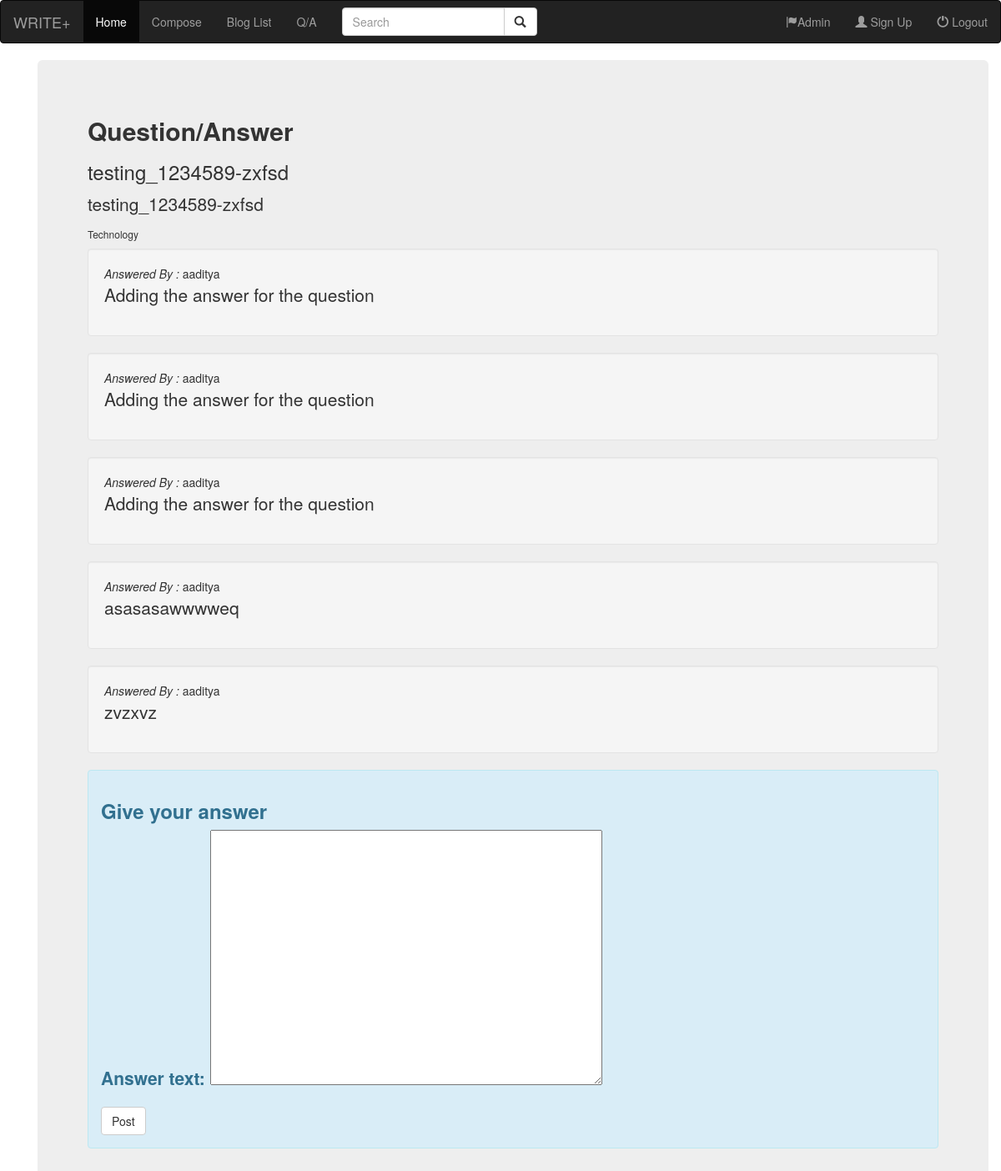
/questans/answer/1/question/ (signed in), run on the app's committed database.
### questans/models.py (models this page shows, shortened)
class Questions(models.Model):
        user = models.ForeignKey(settings.AUTH_USER_MODEL, on_delete=models.CASCADE, null=True, blank=True)
        title = models.TextField()
        group = models.ForeignKey('QuestionGroups', on_delete=models.CASCADE, null=True, blank=True)
        created_on = models.DateTimeField(auto_now=True)
        updated_on = models.DateTimeField(auto_now_add=True)
        slug = models.SlugField()

class QuestionGroups(models.Model):
    name = models.CharField(max_length=100)
    def __str__(self):
        return self.name

class Answers(models.Model):
    user = models.ForeignKey(settings.AUTH_USER_MODEL, on_delete=models.CASCADE)
    question = models.ForeignKey(Questions, on_delete=models.CASCADE)
    answer_text = models.TextField()
    is_anonymous = models.BooleanField(default=False)

### questans/views.py (the view)
# urls.py: path('answer/<int:pk>/question/', views.answer_question, name='answer_question'),
def answer_question(request,pk):
    question = get_object_or_404(Questions, pk=pk)
    answers =  Answers.objects.filter(question = pk)
    user = User.objects.get(id=request.user.id)
    Notification = apps.get_model('Notification', 'Notification')
    n={
        'user':question.user,
        'title':'Answered to your question',
        'message':request.user.username+' is  answered to your question',
        'viewed':False
    }
    if request.method == 'POST':
        add_answer_form=AnswerForm(data=request.POST)
        if add_answer_form.is_valid():
            a = {
                'user':user,
                'question':question,
                'answer_text':add_answer_form.cleaned_data['answer_text']
                }
            a_insert = Answers(**a)
            a_insert.save()
            n_insert = Notification(**n)
            n_insert.save()
        else:
            print('Form is invalid')
    else:
         add_answer_form=AnswerForm()
    return render(request, 'question_answer/answer_question.html', {'question': question,'answers':answers,'answer_form':add_answer_form})

### questans/form.py
class AnswerForm(forms.ModelForm):
    class Meta():
        model = Answers
        fields =('answer_text',)

### templates/question_answer/answer_question.html (shortened to what this page needs)
{% extends "blogauth/base.html" %}
{% load staticfiles %}
{% block body_block %}
  <div class="container">
    <div class="jumbotron">
        <h2><strong>Question/Answer</strong></h2>
        <h3>{{question.title}}</h3>
        <p>{{ question.slug|linebreaksbr }}</p>
        <h6>{{question.group}}</h6>
        {% for answer in answers %}
        <div class="well">
                <i>Answered By :</i> {{answer.user}}
                <p>{{answer.answer_text}}</p>
            </div>
         {% empty %}
         <p>No one answered yet!</p>
        {% endfor %}
        <div class="alert alert-info">
                <h3><strong>Give your answer</strong></h3>
                <form enctype="multipart/form-data" method="POST" >
                    {{ answer_form.as_p }}
                    <input type="submit" name="" class="save btn btn-default" value="Post">
                  </form>
         </div>
    </div>
  </div>
{% endblock %}

### templates/blogauth/base.html (shortened to what this page needs)
<!DOCTYPE html>
<html>
  <head>
    <link rel="stylesheet" href="https://maxcdn.bootstrapcdn.com/bootstrap/3.3.7/css/bootstrap.min.css">
</head>
  <body>
    <nav class="navbar navbar-inverse">
        <div class="container-fluid">
          <div class="navbar-header">
            <a class="navbar-brand" href="{% url 'index' %}">WRITE+</a>
          </div>
          <ul class="nav navbar-nav">
              {% if user.is_authenticated %}
            <li class="active"><a href="#">Home</a></li>
            <li><a href="{% url 'blogcontent:add_article'%}">Compose</a></li>
            <li><a href="{% url 'blogcontent:post_list'%}">Blog List</a></li>
            <li><a href="{% url 'questans:add_question'%}">Q/A</a></li>
              {% endif %}
          </ul>
          <form class="navbar-form navbar-left" method="POST" action="{% url 'blogcontent:search_content' %}">
            <div class="input-group">
              <input type="text" name="search" class="form-control" placeholder="Search">
              <div class="input-group-btn">
                <button class="btn btn-default" type="submit">
                  <i class="glyphicon glyphicon-search"></i>
                </button>
              </div>
            </div>
          </form>
          <ul class="nav navbar-nav navbar-right">
            <li><a class="navbar-link" href="{% url 'admin:index' %}"><span class="glyphicon glyphicon-flag"></span>Admin</a></li>
            <li><a href="{% url 'blogauth:register' %}"><span class="glyphicon glyphicon-user"></span> Sign Up</a></li>
            {% if user.is_authenticated %}
            <li><a href="{% url 'logout' %}" ><span class="glyphicon glyphicon-off"></span> Logout</a></li>
            {% else %}
            <li><a href="{% url 'blogauth:user_login' %}"><span class="glyphicon glyphicon-log-in"></span> Login</a></li>
            {% endif %}
          </ul>
        </div>
      </nav>
    <div class="container">
    {% block body_block %}
    {% endblock %}
    </div>
  </body>
</html>

### data on the page
Questions: title "testing_1234589-zxfsd", slug "testing_1234589-zxfsd", group "Technology"
Answers: user "aaditya", answer_text "Adding the answer for the question"
Answers: user "aaditya", answer_text "Adding the answer for the question"
Answers: user "aaditya", answer_text "Adding the answer for the question"
Answers: user "aaditya", answer_text "asasasawwwweq"
Answers: user "aaditya", answer_text "zvzxvz"
